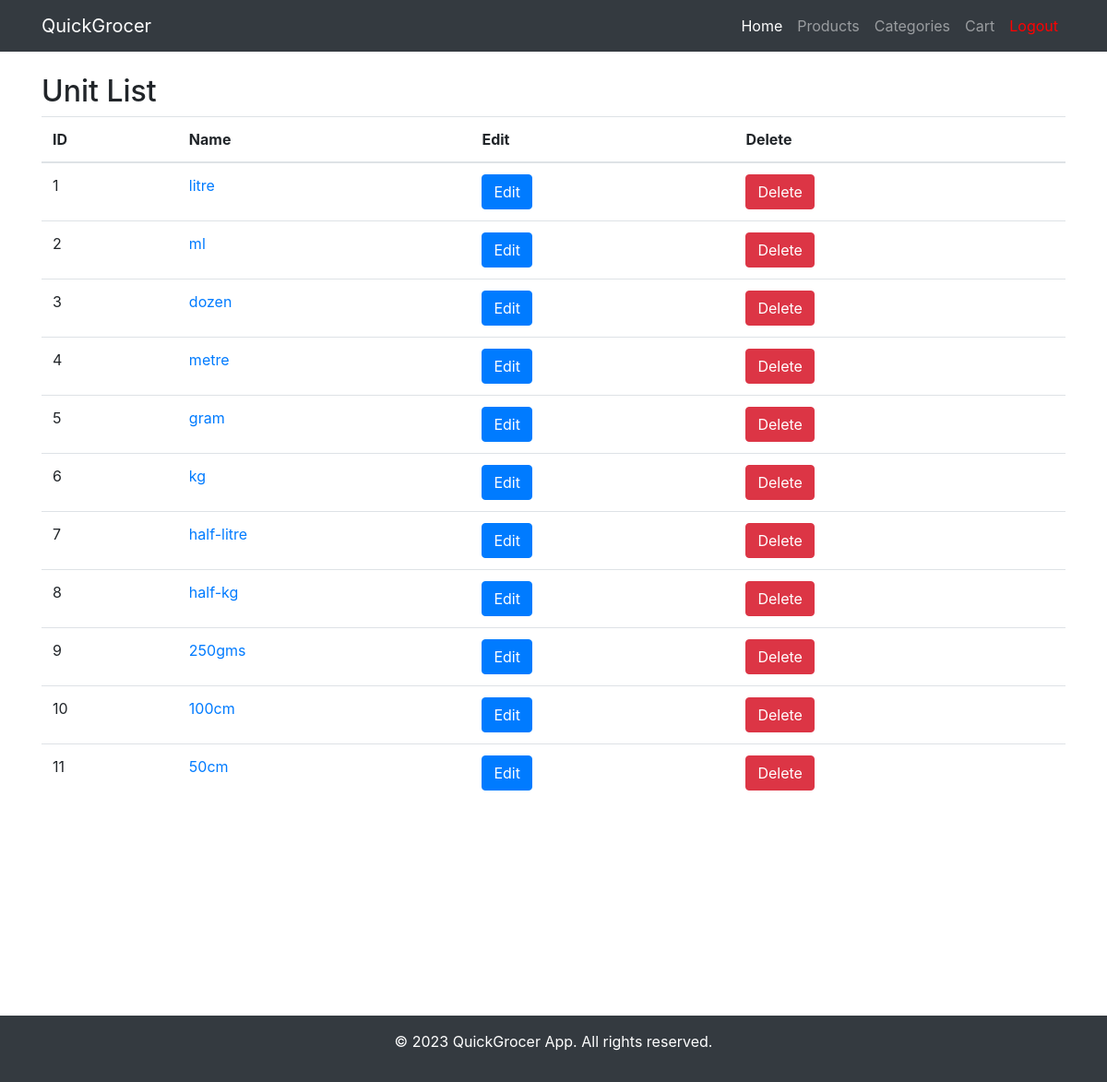
The page /admin/unit_list (signed in) on the database its author committed.
### application/models.py (models this page shows, shortened)
class Unit(db.Model):
    id = db.Column(db.Integer, primary_key=True)
    unit_name = db.Column(db.String(80), unique=True, nullable=False)
    products = db.relationship('Product', backref='unit', lazy=True)

### application/auth_admin.py (the view)
@auth_admin.route('/unit_list')
@login_required
def unit_list():
    units = Unit.query.all()
    return render_template('admin/unit_pages/unit_list.html', units=units, user=current_user)

### application/models.py (called while the page is built)
    def is_admin(self):
        return False

### application/templates/admin/unit_pages/unit_list.html (shortened to what this page needs)
{% extends 'base.html' %}
{% block content %}
<h2>Unit List</h2>
<table class="table">
    <thead>
        <tr>
            <th>ID</th>
            <th>Name</th>
            <th>Edit</th>
            <th>Delete</th>
        </tr>
    </thead>
    <tbody>
        {% for unit in units %}
        <tr>
            <td>{{ unit.id }}</td>
            <td>
                <a href="{{ url_for('auth_admin.view_unit', unit_id=unit.id) }}"
                    >{{ unit.unit_name }}</a
                >
            </td>
            <td>
                <a
                    href="{{ url_for('auth_admin.edit_unit', unit_id=unit.id) }}"
                    class="btn btn-primary"
                    >Edit</a
                >
            </td>
            <td>
                <a
                    href="{{ url_for('auth_admin.delete_unit', unit_id=unit.id) }}"
                    class="btn btn-danger"
                    >Delete</a
                >
            </td>
        </tr>
        {% endfor %}
    </tbody>
</table>
{% endblock %}

### rows shown on the page
Unit: id "1", unit_name "litre"
Unit: id "2", unit_name "ml"
Unit: id "3", unit_name "dozen"
Unit: id "4", unit_name "metre"
Unit: id "5", unit_name "gram"
Unit: id "6", unit_name "kg"
Unit: id "7", unit_name "half-litre"
Unit: id "8", unit_name "half-kg"
Unit: id "9", unit_name "250gms"
Unit: id "10", unit_name "100cm"
Unit: id "11", unit_name "50cm"
